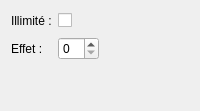
            <widget class="QWidget" name="utilisable_page">
             <layout class="QGridLayout" name="gridLayout">
              <item row="0" column="1">
               <widget class="QCheckBox" name="objet_illimite_checkBox">
                <property name="text">
                 <string/>
                </property>
               </widget>
              </item>
              <item row="2" column="0">
               <spacer name="utilisable_verticalSpacer">
                <property name="orientation">
                 <enum>Qt::Vertical</enum>
                </property>
                <property name="sizeHint" stdset="0">
                 <size>
                  <width>20</width>
                  <height>40</height>
                 </size>
                </property>
               </spacer>
              </item>
              <item row="1" column="0">
               <widget class="QLabel" name="objet_effet_label">
                <property name="text">
                 <string>Effet :</string>
                </property>
               </widget>
              </item>
              <item row="1" column="1">
               <widget class="QSpinBox" name="objet_effet_spinBox"/>
              </item>
              <item row="0" column="0">
               <widget class="QLabel" name="objet_illimite_label">
                <property name="text">
                 <string>Illimité :</string>
                </property>
               </widget>
              </item>
              <item row="0" column="2">
               <spacer name="utilisable_horizontalSpacer">
                <property name="orientation">
                 <enum>Qt::Horizontal</enum>
                </property>
                <property name="sizeHint" stdset="0">
                 <size>
                  <width>40</width>
                  <height>20</height>
                 </size>
                </property>
               </spacer>
              </item>
             </layout>
            </widget>
